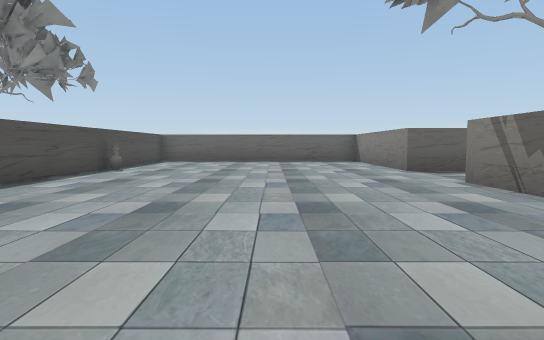
[1] (above)

23 first-person views from a walk through a scene from a Unity 3-D project. The camera is 1.2 m above the floor, tilts 4° down and sees 75° across. The floor is counted in squares, 2 m on a side. Each view is taken from the middle of a square. On the plan, view 1 faces up. The plan holds only what a view shows up to about 10 squares ahead; the rest is blank. The place goes on beyond the plan. The player character is not drawn. Some surface patterns are stand-ins.

[2]
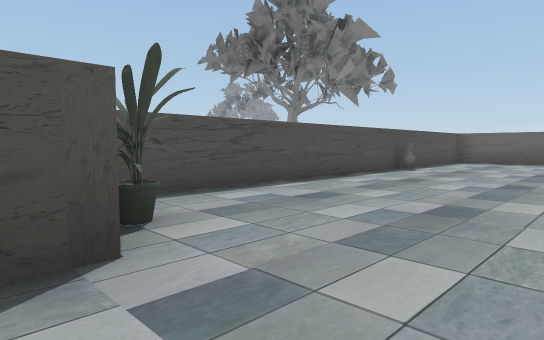

[3]
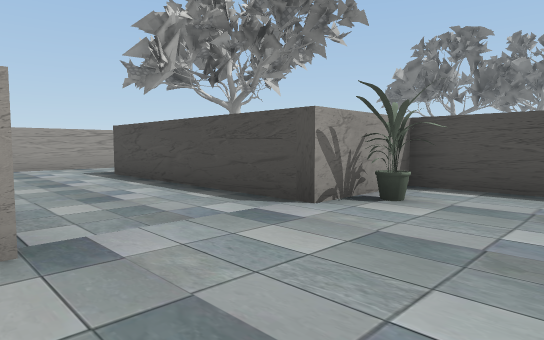

[4]
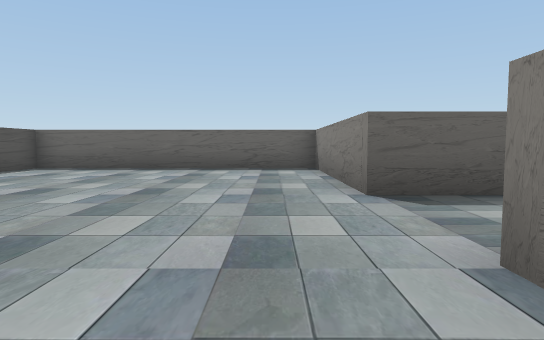

[5]
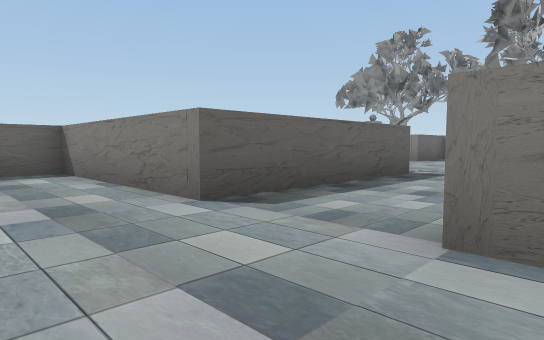

[6]
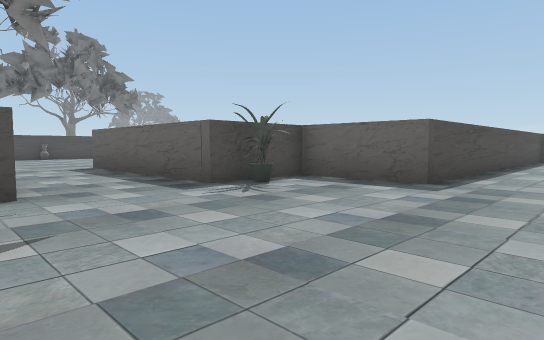

[7]
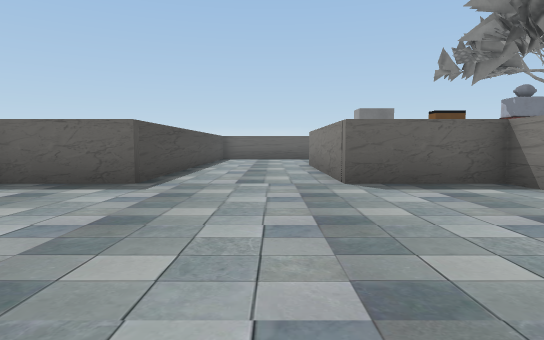

[8]
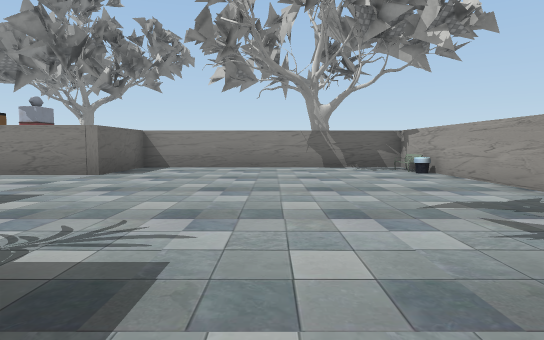

[9]
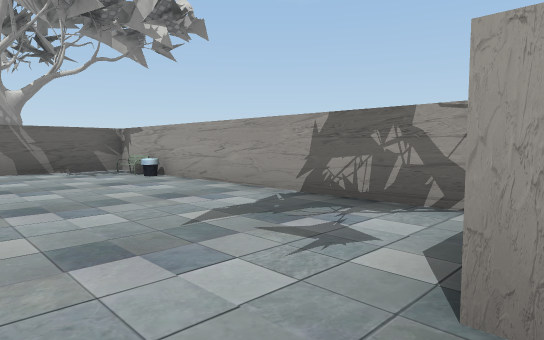

[10]
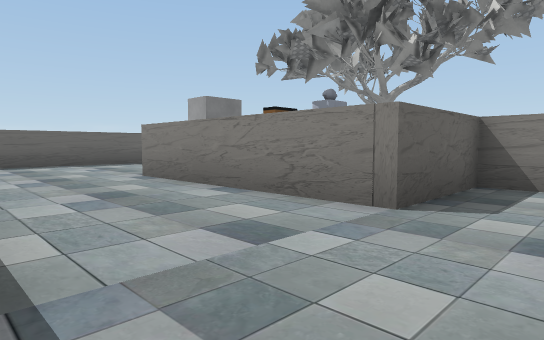

[11]
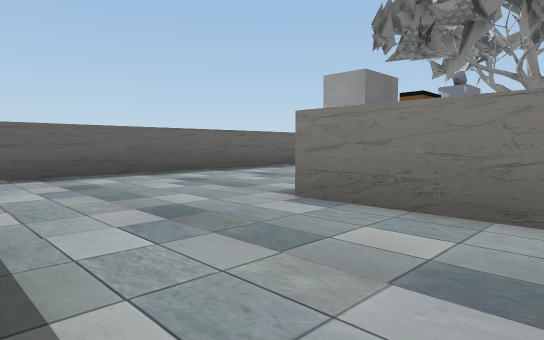

[12]
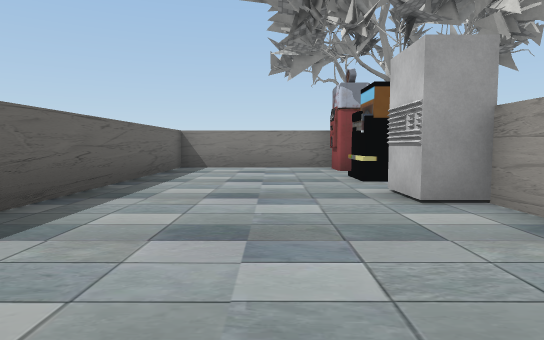

[13]
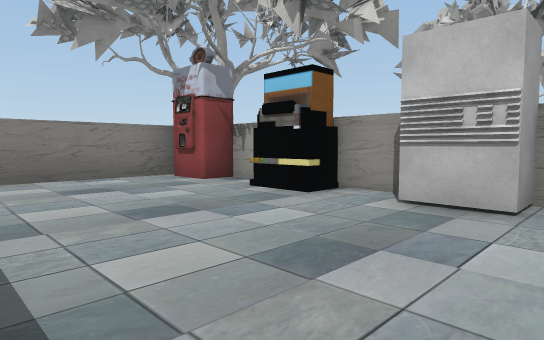

[14]
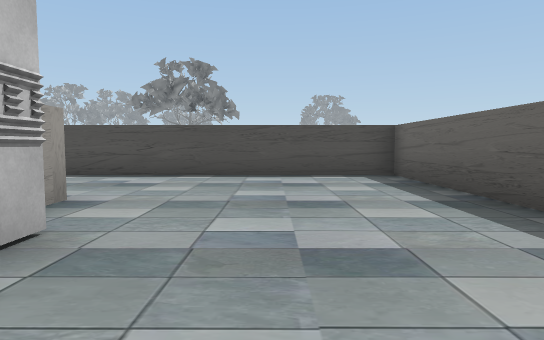

[15]
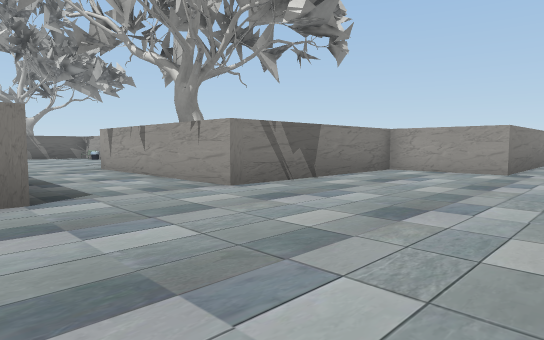

[16]
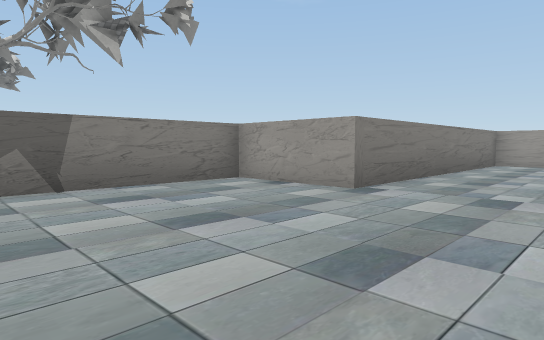

[17]
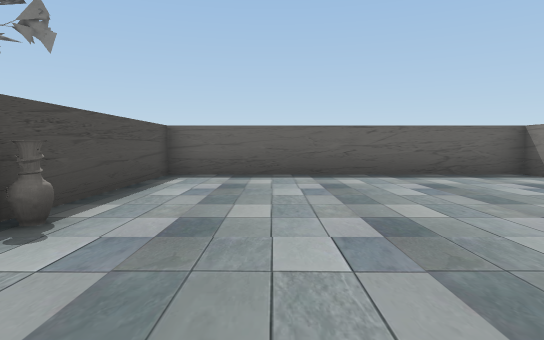

[18]
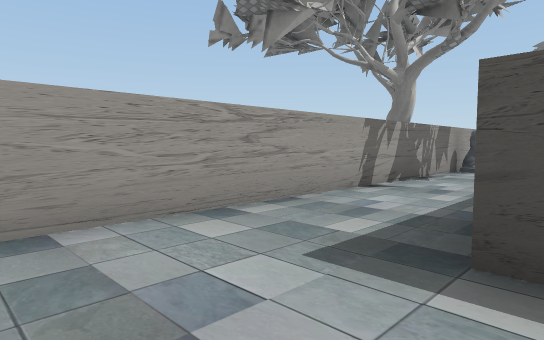

[19]
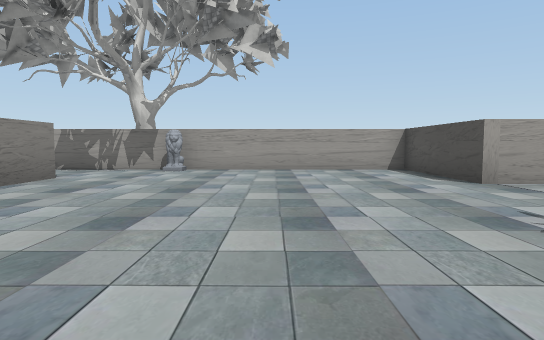

[20]
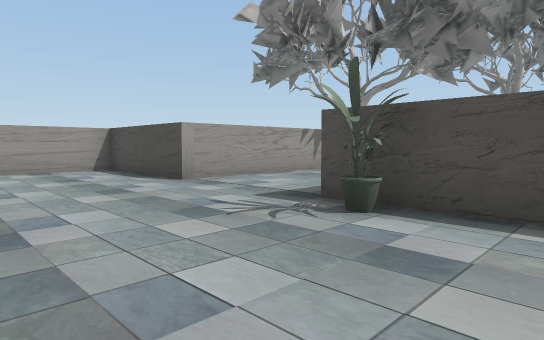

[21]
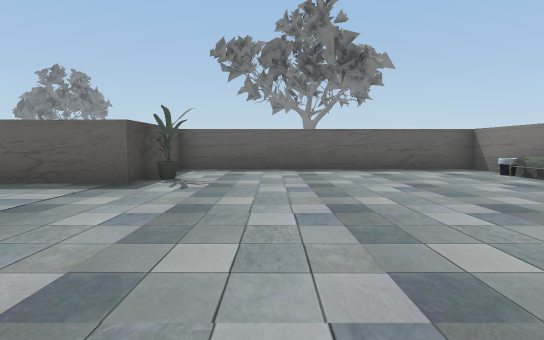

[22]
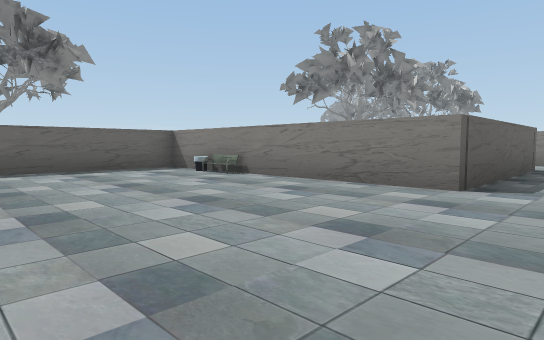

[23]
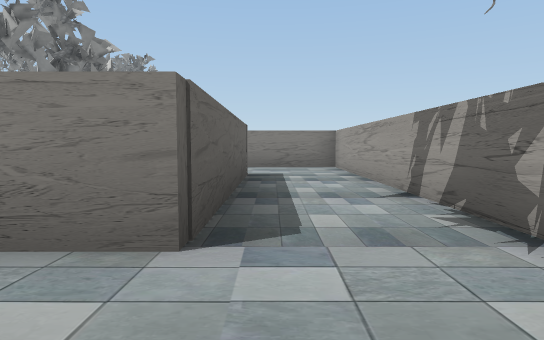

### Floor plan
Points are (right, up) in squares from view 1. A wall is a line through its corners. A room is listed if a view was taken in it or the views show most of it. See-through windows are left out.
Room 1 (views 1, 2, 18, 19, 20, 21, 22, 23)
walls: (-7, 1.4) (-7, 2.8) (-14.3, 2.8) (-14.3, 0.4); (-14.4, -0.5) (-16.4, -0.5); (-16.5, -3.5) (-14.3, -3.5) (-14.3, -6.7) (0.7, -6.7) (0.7, 0.7); (-1.9, 0.7) (-1.9, -4.5) (-7, -4.5) (-7, -0.5)
ways out: opening at (-0.5, 0) to room 2
objects: other object (-14, 0); other object (-9, -6); other object (-7, 0); bin (-7, 1)
Room 2 (views 3, 4, 5, 6, 7, 8, 9, 10, 11, 12, 13, 14, 15, 16, 17)
walls: (9, 3.5) (16.6, 3.5) (16.6, 10.5) (14.1, 10.5) (14.1, 15.7) (15.2, 15.7); (19.6, 15.7) (20.2, 15.7); (0.7, 0.7) (3.1, 0.7) (3.1, 5.7) (8.4, 5.7); (-4.1, 8.4) (-4.1, 0.7) (-1.9, 0.7); (21.6, 16.1) (21.6, 20.5) (10.9, 20.5) (10.9, 10.5) (8.4, 10.5) (8.4, 8.2) (3.1, 8.2) (3.1, 13.2) (-4.1, 13.2) (-4.1, 9.4)
ways out: opening at (-0.5, 0) to room 1
objects: other object (-3, 1); other object (9, 9); other object (15, 4); bin (16, 4); other object (16, 16); other object (18, 16) to (19, 16); other object (21, 16)

Positions as (right, up) in squares from view 1, and headings:
1: (0, 0), facing up
2: (0, 0), facing up-left
3: (1, 3), facing down-left
4: (2, 4), facing up
5: (1, 5), facing up-right
6: (13, 5), facing up-left
7: (13, 5), facing up
8: (7, 7), facing right
9: (8, 7), facing down-right
10: (11, 9), facing up-right
11: (11, 13), facing up-right
12: (12, 18), facing right
13: (15, 20), facing down-right
14: (18, 18), facing left
15: (-1, 9), facing down-right
16: (-2, 5), facing down-right
17: (-2, 6), facing up
18: (0, -4), facing down-left
19: (-11, 2), facing down
20: (-11, 2), facing down-left
21: (-12, -6), facing up
22: (-12, -6), facing up-right
23: (-9, -5), facing right
